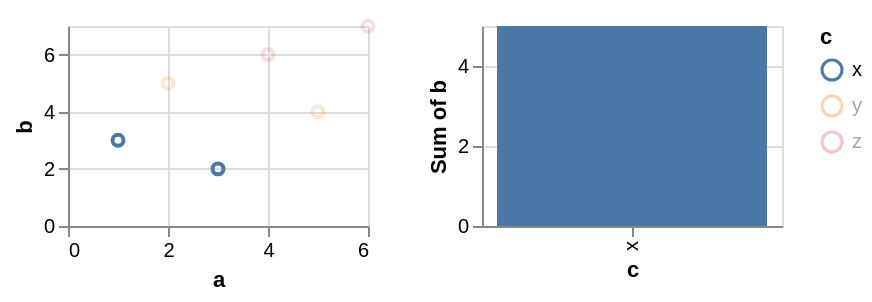

Write the Vega-Lite specification saved for this chart.
### Vega-Lite specification from a JSON file in a GitHub repository (floating-point values rounded to 4 significant figures)
{"$schema": "https://vega.github.io/schema/vega-lite/v6.json", "data": {"values": [{"a": 1, "b": 3, "c": "x", "d": "2020-01-01"}, {"a": 2, "b": 5, "c": "y", "d": "2020-03-01"}, {"a": 3, "b": 2, "c": "x", "d": "2020-06-01"}, {"a": 4, "b": 6, "c": "z", "d": "2020-09-01"}, {"a": 5, "b": 4, "c": "y", "d": "2021-01-01"}, {"a": 6, "b": 7, "c": "z", "d": "2021-04-01"}]}, "hconcat": [{"width": 150, "height": 100, "mark": "point", "encoding": {"x": {"field": "a", "type": "quantitative"}, "y": {"field": "b", "type": "quantitative"}, "color": {"field": "c", "type": "nominal"}, "opacity": {"condition": {"param": "pick", "value": 1}, "value": 0.2}}, "params": [{"name": "pick", "select": {"type": "point", "fields": ["c"]}, "bind": "legend", "value": [{"c": "x"}]}]}, {"width": 150, "height": 100, "mark": "bar", "encoding": {"x": {"field": "c", "type": "nominal"}, "y": {"field": "b", "type": "quantitative", "aggregate": "sum"}}, "transform": [{"filter": {"param": "pick"}}]}]}
